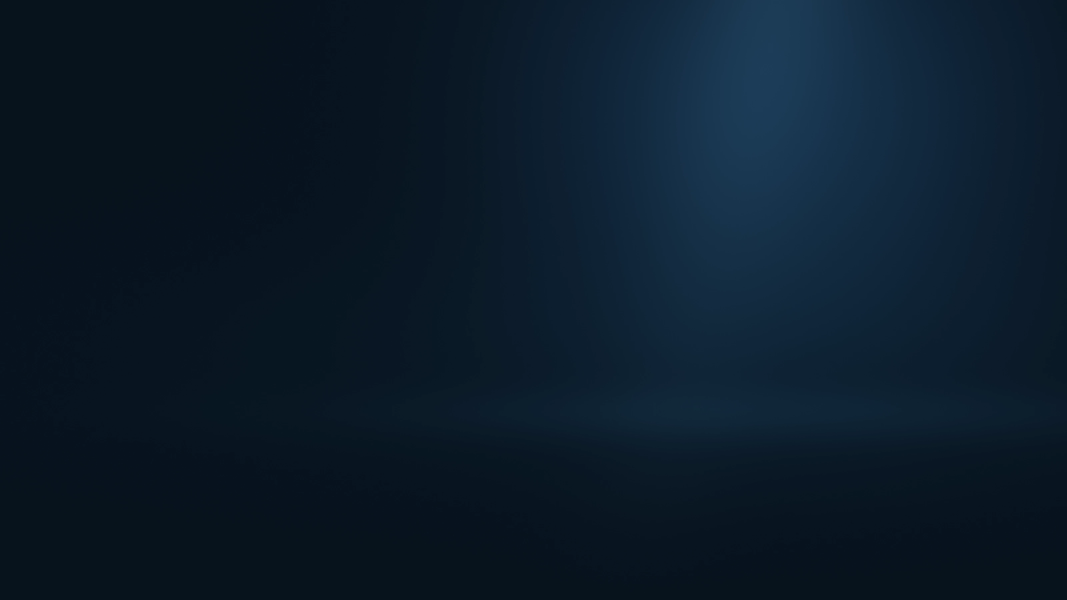
#> input picture honmono/assets/hero/aicheck/bg-desktop.webp, 3200 x 1800 px (shown at 1/3 size)
$ python -i package-icons.py   (imports and definitions only)
#> lines starting #> are read from the running program, lines starting #| are printed output that depends on the picture
"""Package the owner-selected neon-hall artwork into existing app assets.
Requires Pillow; no image generation or network access. Run from any directory.
"""
from pathlib import Path
from io import BytesIO
import argparse, hashlib, json
from PIL import Image, ImageDraw

ROOT = Path(__file__).resolve().parents[3]
MOBILE = ROOT / "pachinko/mobile"
SOURCE = MOBILE / "assets/icon-neon-source.png"
SOURCE_SHA = "a7763cb01e2f09adb955e35f596b3e1d411aeb1b0e5b63d0aba578a93735afb8"
BACKGROUND = (4, 5, 10)
RESAMPLE = Image.Resampling.LANCZOS

def digest(data):
    return hashlib.sha256(data).hexdigest()

# [64 lines left out: functions assets, main, not called in this run]

# [2 lines not run here, left out]

>>> import cv2
>>> picture = cv2.imread('../../../honmono/assets/hero/aicheck/bg-desktop.webp', cv2.IMREAD_GRAYSCALE)
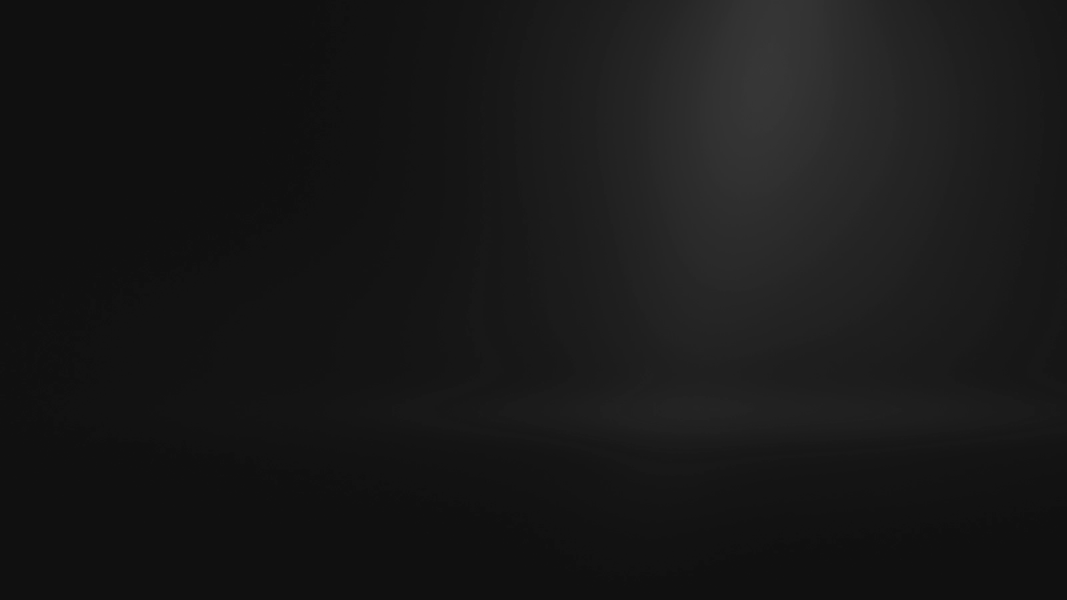
#> picture: shape (1800, 3200) (shown at 1/3 size); min 15, max 55, mean 23.9
>>> result = assets(picture)
